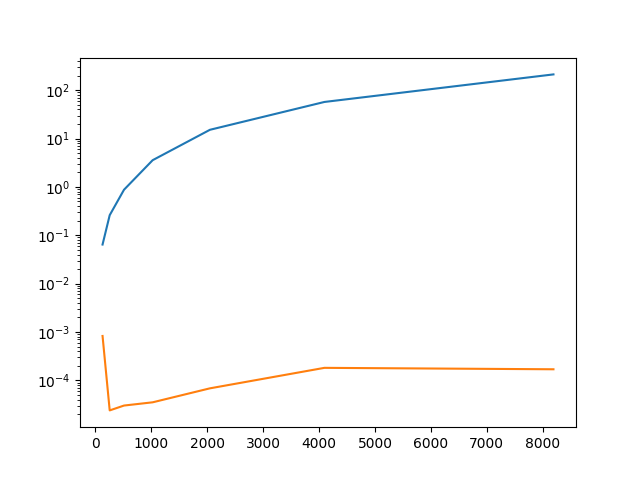

Generate this figure with Python:
import numpy as np
import matplotlib.pyplot as plt
import time
import math
import os

N = [128, 256, 512, 1024, 2048, 4096, 8192]
timpi_fisier = 'manual_fft.npy'
time_manual=[]
time_py=[]
t = np.linspace(0,1,10000)
x = np.sin( 2 * np.pi * 180 * t)

def fft_manual():
    for dft in N:
        start = time.time()
        F = np.zeros(dft,dtype=np.complex_)
        for l in range(dft):
            for p in range(dft):
                F[l] += x[p] + math.e ** (-2 * np.pi * 1j * l * p/ dft) * (1 / np.sqrt(dft))
        stop = time.time()
        time_manual.append(stop-start)
    np.save(timpi_fisier, time_manual)
    return time_manual

if os.path.exists(timpi_fisier):
    time_manual = list(np.load(timpi_fisier))
else:
    time_manual = fft_manual()


for dft in N:
    start2 = time.time()
    F = np.fft.fft(x, dft)
    stop2 = time.time()
    time_py.append(stop2 - start2)

print(time_manual, time_py)


plt.plot(N, time_manual)
plt.plot(N, time_py)
plt.yscale('log')
plt.savefig("ex1.png", format="png")
plt.savefig("ex1.pdf", format="pdf")

plt.show()
